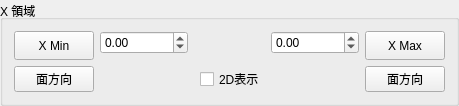
               <widget class="QGroupBox" name="groupBox_ClipX">
                <property name="title">
                 <string>X 領域</string>
                </property>
                <property name="alignment">
                 <set>Qt::AlignLeading|Qt::AlignLeft|Qt::AlignVCenter</set>
                </property>
                <layout class="QGridLayout" name="gridLayout_10">
                 <item row="1" column="1">
                  <widget class="QDoubleSpinBox" name="doubleSpinBox_ClipXMin">
                   <property name="sizePolicy">
                    <sizepolicy hsizetype="MinimumExpanding" vsizetype="Fixed">
                     <horstretch>0</horstretch>
                     <verstretch>0</verstretch>
                    </sizepolicy>
                   </property>
                   <property name="minimum">
                    <double>-99999999.000000000000000</double>
                   </property>
                   <property name="maximum">
                    <double>99999999.000000000000000</double>
                   </property>
                  </widget>
                 </item>
                 <item row="2" column="1" colspan="4">
                  <widget class="RangeSlider" name="horizontalSlider_ClipX" native="true">
                   <property name="sizePolicy">
                    <sizepolicy hsizetype="Preferred" vsizetype="Preferred">
                     <horstretch>0</horstretch>
                     <verstretch>0</verstretch>
                    </sizepolicy>
                   </property>
                   <property name="sizeIncrement">
                    <size>
                     <width>0</width>
                     <height>0</height>
                    </size>
                   </property>
                  </widget>
                 </item>
                 <item row="4" column="5">
                  <widget class="QPushButton" name="pushButton_ClipXMaxView">
                   <property name="sizePolicy">
                    <sizepolicy hsizetype="Fixed" vsizetype="Fixed">
                     <horstretch>0</horstretch>
                     <verstretch>0</verstretch>
                    </sizepolicy>
                   </property>
                   <property name="layoutDirection">
                    <enum>Qt::RightToLeft</enum>
                   </property>
                   <property name="text">
                    <string>面方向</string>
                   </property>
                  </widget>
                 </item>
                 <item row="1" column="0" rowspan="2">
                  <widget class="QPushButton" name="pushButton_ClipXMin">
                   <property name="sizePolicy">
                    <sizepolicy hsizetype="Fixed" vsizetype="Preferred">
                     <horstretch>0</horstretch>
                     <verstretch>0</verstretch>
                    </sizepolicy>
                   </property>
                   <property name="layoutDirection">
                    <enum>Qt::LeftToRight</enum>
                   </property>
                   <property name="text">
                    <string>X Min</string>
                   </property>
                   <property name="checkable">
                    <bool>true</bool>
                   </property>
                  </widget>
                 </item>
                 <item row="1" column="3">
                  <spacer name="horizontalSpacer_ClipX">
                   <property name="orientation">
                    <enum>Qt::Horizontal</enum>
                   </property>
                   <property name="sizeHint" stdset="0">
                    <size>
                     <width>0</width>
                     <height>20</height>
                    </size>
                   </property>
                  </spacer>
                 </item>
                 <item row="1" column="4">
                  <widget class="QDoubleSpinBox" name="doubleSpinBox_ClipXMax">
                   <property name="sizePolicy">
                    <sizepolicy hsizetype="MinimumExpanding" vsizetype="Fixed">
                     <horstretch>0</horstretch>
                     <verstretch>0</verstretch>
                    </sizepolicy>
                   </property>
                   <property name="minimum">
                    <double>-99999999.000000000000000</double>
                   </property>
                   <property name="maximum">
                    <double>99999999.000000000000000</double>
                   </property>
                  </widget>
                 </item>
                 <item row="4" column="0">
                  <widget class="QPushButton" name="pushButton_ClipXMinView">
                   <property name="sizePolicy">
                    <sizepolicy hsizetype="Fixed" vsizetype="Fixed">
                     <horstretch>0</horstretch>
                     <verstretch>0</verstretch>
                    </sizepolicy>
                   </property>
                   <property name="text">
                    <string>面方向</string>
                   </property>
                  </widget>
                 </item>
                 <item row="1" column="5" rowspan="2">
                  <widget class="QPushButton" name="pushButton_ClipXMax">
                   <property name="sizePolicy">
                    <sizepolicy hsizetype="Fixed" vsizetype="Preferred">
                     <horstretch>0</horstretch>
                     <verstretch>0</verstretch>
                    </sizepolicy>
                   </property>
                   <property name="layoutDirection">
                    <enum>Qt::RightToLeft</enum>
                   </property>
                   <property name="text">
                    <string>X Max</string>
                   </property>
                   <property name="checkable">
                    <bool>true</bool>
                   </property>
                  </widget>
                 </item>
                 <item row="4" column="3">
                  <layout class="QHBoxLayout" name="horizontalLayout_40">
                   <property name="topMargin">
                    <number>0</number>
                   </property>
                   <item>
                    <widget class="QCheckBox" name="checkBox_ClipX2d">
                     <property name="sizePolicy">
                      <sizepolicy hsizetype="Fixed" vsizetype="Fixed">
                       <horstretch>0</horstretch>
                       <verstretch>0</verstretch>
                      </sizepolicy>
                     </property>
                     <property name="layoutDirection">
                      <enum>Qt::LeftToRight</enum>
                     </property>
                     <property name="text">
                      <string>2D表示</string>
                     </property>
                     <property name="checkable">
                      <bool>true</bool>
                     </property>
                    </widget>
                   </item>
                  </layout>
                 </item>
                </layout>
               </widget>
